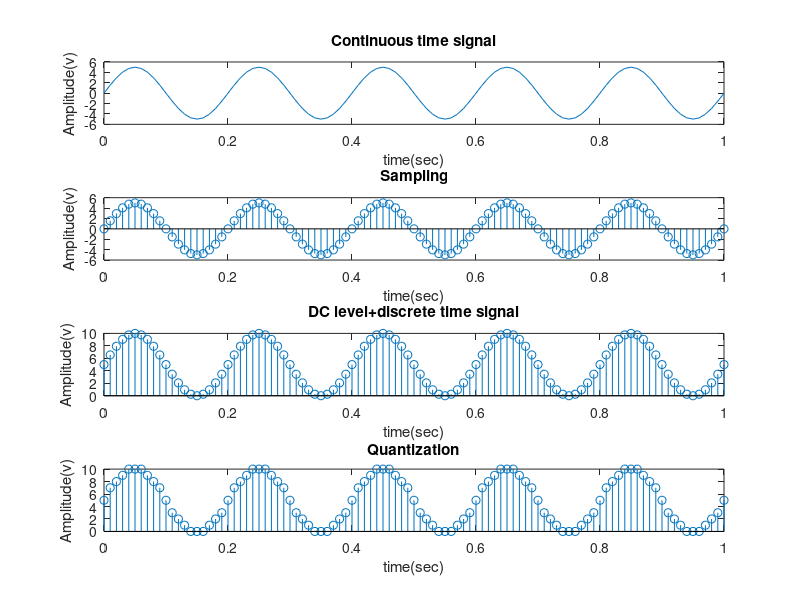

Recreate this plot in MATLAB.
clc;
clear all;
close all;
A = 5;
f = 5;
t = 0:0.01:1;
x = A*sin(2*pi*f*t);
subplot(4,1,1);
plot(t,x);
title('Continuous time signal');
xlabel('time(sec)');
ylabel('Amplitude(v)');
%%After sampling discrete time signal
subplot(4,1,2);
stem(t,x);
title('Sampling');
xlabel('time(sec)');
ylabel('Amplitude(v)');
%%Dc level+discrete time signal
x1 = A+x;
subplot(4,1,3);
stem(t,x1);
title('DC level+discrete time signal');
xlabel('time(sec)');
ylabel('Amplitude(v)');
%%Quantized
x2 = round(x1);
subplot(4,1,4);
stem(t,x2);
title('Quantization');
xlabel('time(sec)');
ylabel('Amplitude(v)');
%%coding
x3 = dec2bin(x2);
disp(x3);
